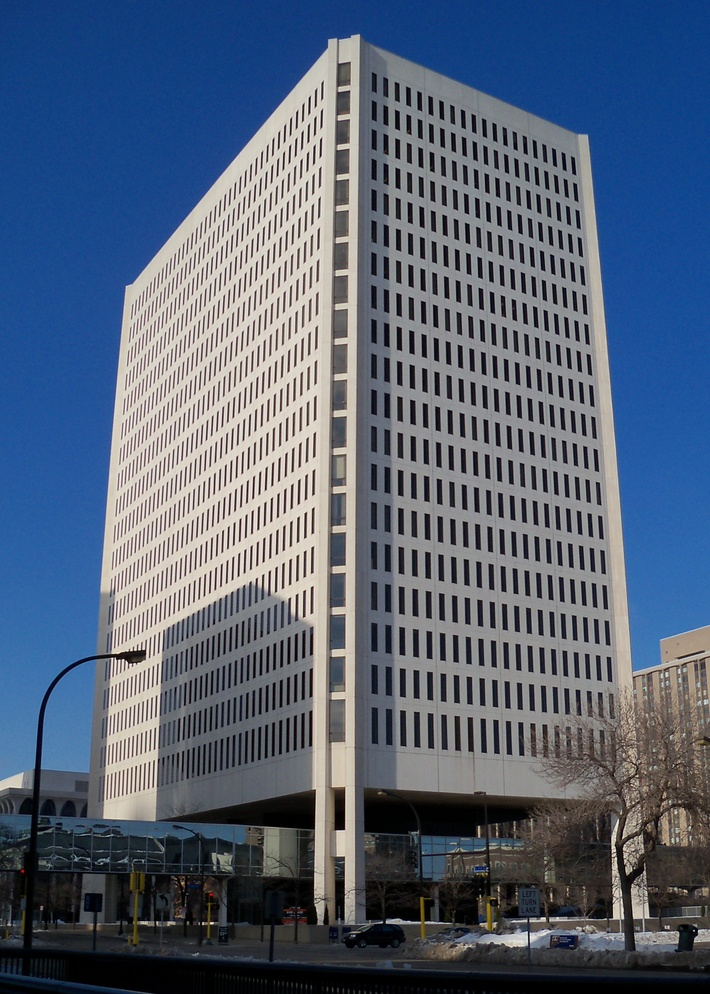
#> input picture img/SquareBuilding.jpg, 710 x 994 px, shrunk from 2219 x 3110 before the run
$ python fast.py
#> lines starting #> are read from the running program, lines starting #| are printed output that depends on the picture
import cv2 as cv

"""
fast_detector(image_name, threshold, nonmax_suppression) -> None
.   @brief Generate image with corners defected.
.
.   Function implements FAST algorithm using OpenCV and 'cv2' library (Python wrapper for OpenCV).
.
.   @param image_name Name of original image
.   @param threshold Threshold on difference between intensity of the central pixel and pixels of circle around this pixel
.   @param nonmax_suppression if 0, non-maximum supression is applied to detected keypoints(corners). Default value is 1
"""


def fast_detector(image_name, threshold, nonmax_suppression=1):
#> called with image_name = 'SquareBuilding', threshold = 10, nonmax_suppression = 1
    image_path = 'img/' + image_name + '.jpg'
    img = cv.imread(image_path, 0)
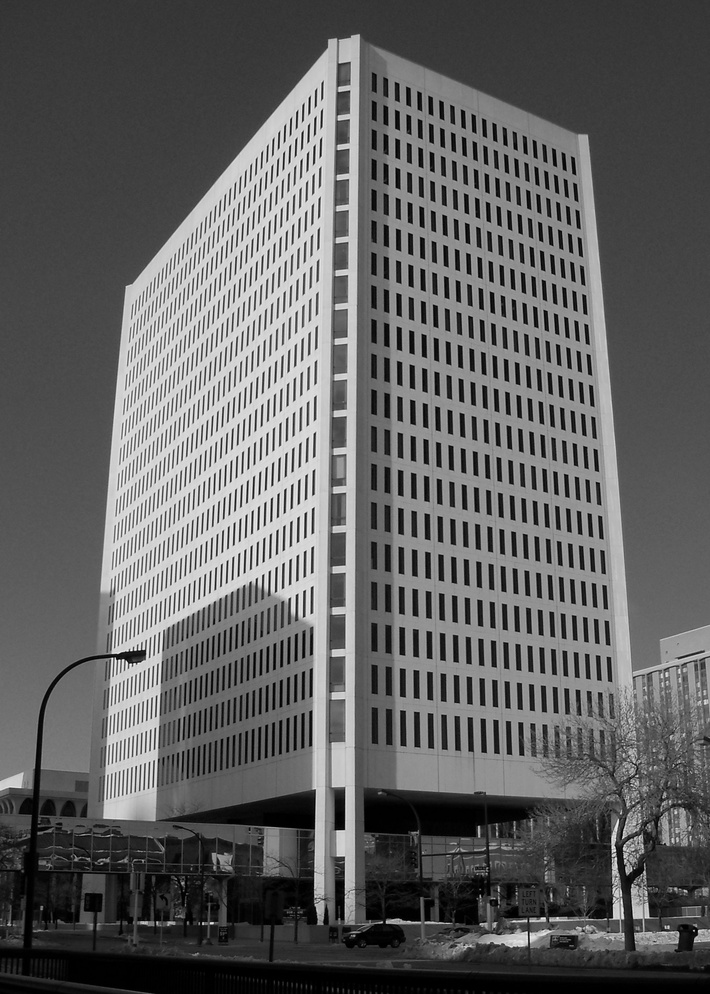
#> img: shape (994, 710); min 0, max 253, mean 97.2

    # Initiate FAST object with default values
    fast = cv.FastFeatureDetector_create()

    # Configure parameters
    fast.setThreshold(threshold)
    fast.setNonmaxSuppression(nonmax_suppression)

    # Find and draw the keypoints in output file
    kp = fast.detect(img, None)
#> kp = 9929 keypoints; strongest (x, y, size): (277, 531, 7), (251, 547, 7), (291, 522, 7), (285, 490, 7)
    img_out = cv.drawKeypoints(img, kp, None, color=(255, 0, 0))
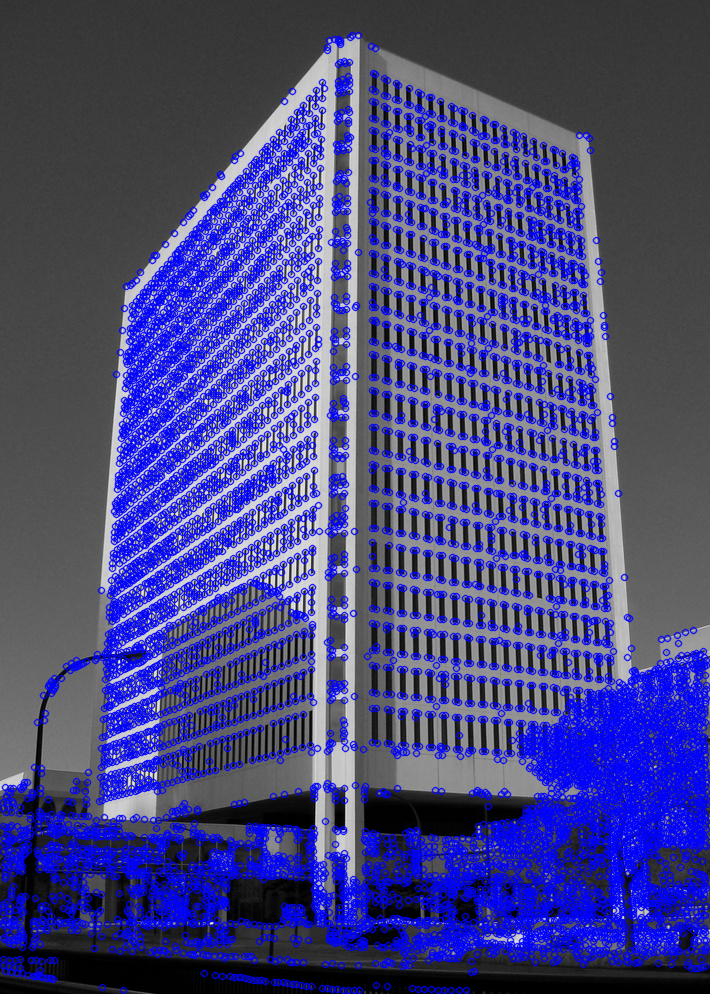
#> img_out: shape (994, 710, 3); mean of channels 0, 1, 2 130.3, 71.1, 71.1; drawn as B, G, R
    output_path = 'img/results/' + image_name + '_%d_%d_.png' % (threshold, nonmax_suppression)
    cv.imwrite(output_path, img_out)

    # Print all default params
    print("Threshold: {}".format(fast.getThreshold()))
    print("nonmaxSuppression:{}".format(fast.getNonmaxSuppression()))
    print("neighborhood: {}".format(fast.getType()))
    print("Total Keypoints: {}".format(len(kp)))
#| Total Keypoints: 9929


def main():
    image_name = 'SquareBuilding'
    fast_detector(image_name, 10, 1)


if __name__ == '__main__':
    main()
